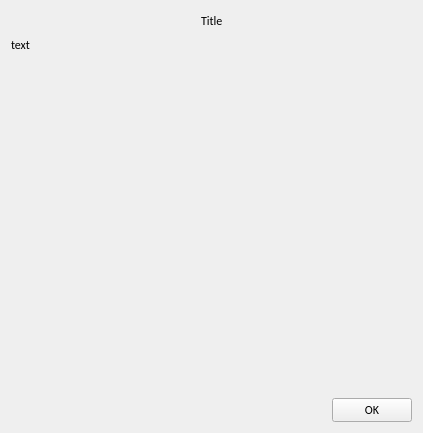
<?xml version="1.0" encoding="UTF-8"?>
<ui version="4.0">
 <class>Reminder</class>
 <widget class="QWidget" name="Reminder">
  <property name="windowModality">
   <enum>Qt::ApplicationModal</enum>
  </property>
  <property name="geometry">
   <rect>
    <x>0</x>
    <y>0</y>
    <width>423</width>
    <height>433</height>
   </rect>
  </property>
  <property name="font">
   <font>
    <family>Calibri</family>
    <pointsize>9</pointsize>
   </font>
  </property>
  <property name="windowTitle">
   <string>Напоминание!</string>
  </property>
  <layout class="QGridLayout" name="gridLayout">
   <item row="0" column="0">
    <layout class="QVBoxLayout" name="verticalLayout">
     <item>
      <layout class="QHBoxLayout" name="horizontalLayout">
       <item>
        <spacer name="horizontalSpacer">
         <property name="orientation">
          <enum>Qt::Horizontal</enum>
         </property>
         <property name="sizeHint" stdset="0">
          <size>
           <width>40</width>
           <height>20</height>
          </size>
         </property>
        </spacer>
       </item>
       <item>
        <widget class="QLabel" name="reminderTitleLabel">
         <property name="text">
          <string>Title</string>
         </property>
        </widget>
       </item>
       <item>
        <spacer name="horizontalSpacer_2">
         <property name="orientation">
          <enum>Qt::Horizontal</enum>
         </property>
         <property name="sizeHint" stdset="0">
          <size>
           <width>40</width>
           <height>20</height>
          </size>
         </property>
        </spacer>
       </item>
      </layout>
     </item>
     <item>
      <widget class="QLabel" name="reminderDescriptionLabel">
       <property name="text">
        <string>text</string>
       </property>
      </widget>
     </item>
     <item>
      <layout class="QVBoxLayout" name="verticalLayout_2">
       <item>
        <spacer name="verticalSpacer">
         <property name="orientation">
          <enum>Qt::Vertical</enum>
         </property>
         <property name="sizeHint" stdset="0">
          <size>
           <width>20</width>
           <height>40</height>
          </size>
         </property>
        </spacer>
       </item>
       <item>
        <layout class="QHBoxLayout" name="horizontalLayout_2">
         <item>
          <spacer name="horizontalSpacer_3">
           <property name="orientation">
            <enum>Qt::Horizontal</enum>
           </property>
           <property name="sizeHint" stdset="0">
            <size>
             <width>40</width>
             <height>20</height>
            </size>
           </property>
          </spacer>
         </item>
         <item>
          <widget class="QPushButton" name="closePushButton">
           <property name="text">
            <string>OK</string>
           </property>
          </widget>
         </item>
        </layout>
       </item>
      </layout>
     </item>
    </layout>
   </item>
  </layout>
 </widget>
 <resources/>
 <connections/>
</ui>
